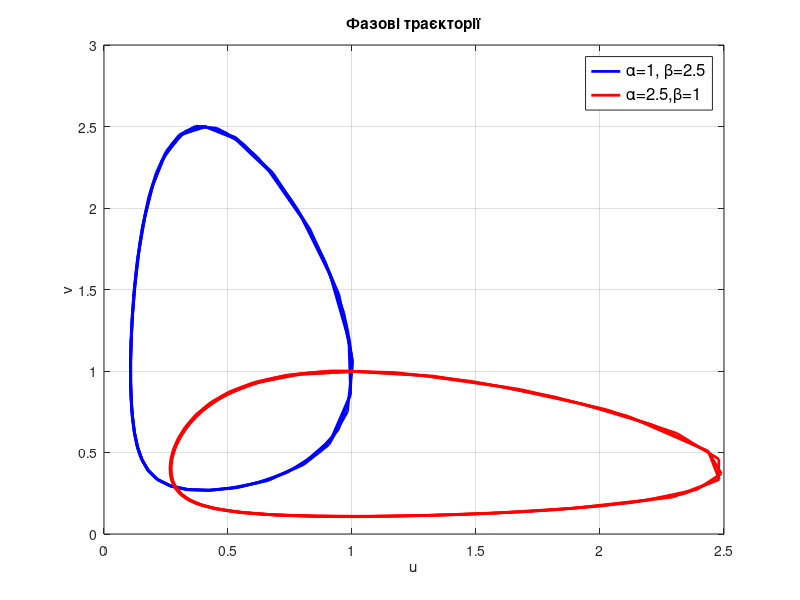

This figure's MATLAB source:
function pl8_1
%% Приклади розв'язання задачі Коші для ЗДР
% (рівняння Лотки-Вольтерри) для моделювання
% процесу "хижак-жертва".
clear all, close all, clc
global alf bet
 
alf = 1; bet = 2.5;
Y0 = [1; 1];       % вектор початкових умов
[T, Y] = ode45(@f91, [0 25], Y0); % розв'язання системи
plot(T, Y(:,1), T, Y(:,2),'r','LineWidth',2), grid on
legend('u','v','Location','Best')
title('Модель "хижак-жертва" ( {\alpha} = 1, {\beta} = 2.5 ) ' )
xlabel('t'), ylabel('u,v'), pause, close all
 
plot(Y(:,1), Y(:,2), 'b','LineWidth',2), hold on
alf = 2.5; bet = 1;
[T, Y] = ode45(@f91, [0 25], Y0);
plot(Y(:,1), Y(:,2), 'r','LineWidth',2), grid on
title('Фазові траєкторії')
xlabel('u'), ylabel('v')

ch=legend('{\alpha}=1, {\beta}=2.5',...
    '{\alpha}=2.5,{\beta}=1','Location','Best')
set(ch,'Fontsize',12)
 
function F = f91(t, U)  
% підфункція правої частини системи
global alf bet
F = [U(1).*(1 - alf .*U(2)); U(2).*(bet.*U(1) - 1)];



